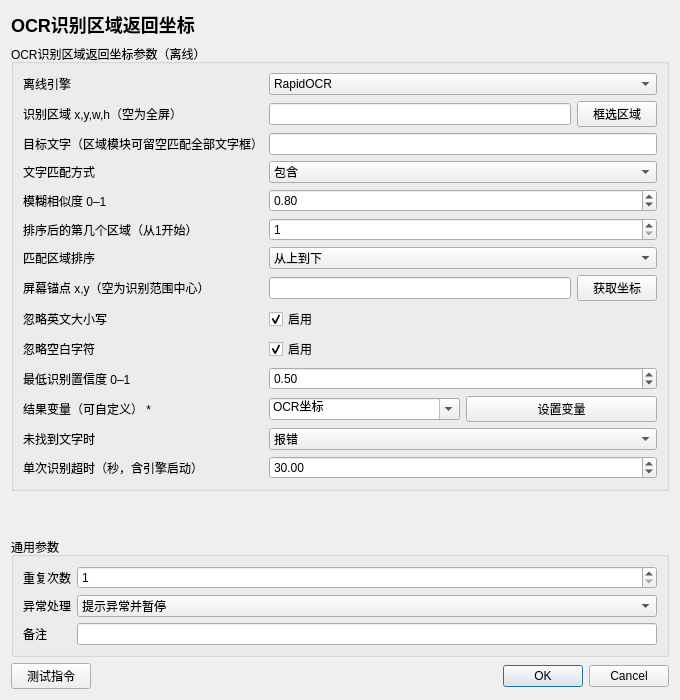
<?xml version='1.0' encoding='utf-8'?>
<ui version="4.0">
  <class>InstructionEditor</class>
  <widget class="QDialog" name="InstructionEditor">
    <property name="geometry">
      <rect>
        <x>0</x>
        <y>0</y>
        <width>680</width>
        <height>700</height>
      </rect>
    </property>
    <property name="minimumSize">
      <size>
        <width>560</width>
        <height>480</height>
      </size>
    </property>
    <property name="windowTitle">
      <string>OCR识别区域返回坐标</string>
    </property>
    <layout class="QVBoxLayout" name="rootLayout">
      <item>
        <widget class="QLabel" name="titleLabel">
          <property name="text">
            <string>OCR识别区域返回坐标</string>
          </property>
          <property name="styleSheet">
            <string>font-size: 18px; font-weight: 600;</string>
          </property>
        </widget>
      </item>
      <item>
        <widget class="QGroupBox" name="parameterGroupBox">
          <property name="title">
            <string>OCR识别区域返回坐标参数（离线）</string>
          </property>
          <layout class="QFormLayout" name="parameterFormLayout">
            <item row="0" column="0">
              <widget class="QLabel" name="parameterLabel_0">
                <property name="text">
                  <string>离线引擎</string>
                </property>
              </widget>
            </item>
            <item row="0" column="1">
              <widget class="QWidget" name="parameterContainer_0">
                <layout class="QHBoxLayout" name="parameterLayout_0">
                  <property name="leftMargin">
                    <number>0</number>
                  </property>
                  <property name="topMargin">
                    <number>0</number>
                  </property>
                  <property name="rightMargin">
                    <number>0</number>
                  </property>
                  <property name="bottomMargin">
                    <number>0</number>
                  </property>
                  <item>
                    <widget class="QComboBox" name="parameter_0">
                      <item>
                        <property name="text">
                          <string>RapidOCR</string>
                        </property>
                      </item>
                      <item>
                        <property name="text">
                          <string>微信OCR</string>
                        </property>
                      </item>
                      <property name="currentIndex">
                        <number>0</number>
                      </property>
                    </widget>
                  </item>
                </layout>
              </widget>
            </item>
            <item row="1" column="0">
              <widget class="QLabel" name="parameterLabel_1">
                <property name="text">
                  <string>识别区域 x,y,w,h（空为全屏）</string>
                </property>
              </widget>
            </item>
            <item row="1" column="1">
              <widget class="QWidget" name="parameterContainer_1">
                <layout class="QHBoxLayout" name="parameterLayout_1">
                  <property name="leftMargin">
                    <number>0</number>
                  </property>
                  <property name="topMargin">
                    <number>0</number>
                  </property>
                  <property name="rightMargin">
                    <number>0</number>
                  </property>
                  <property name="bottomMargin">
                    <number>0</number>
                  </property>
                  <item>
                    <widget class="QLineEdit" name="parameter_1">
                      <property name="text">
                        <string />
                      </property>
                    </widget>
                  </item>
                  <item>
                    <widget class="QPushButton" name="auxiliary_1">
                      <property name="text">
                        <string>框选区域</string>
                      </property>
                    </widget>
                  </item>
                </layout>
              </widget>
            </item>
            <item row="2" column="0">
              <widget class="QLabel" name="parameterLabel_2">
                <property name="text">
                  <string>目标文字（区域模块可留空匹配全部文字框）</string>
                </property>
              </widget>
            </item>
            <item row="2" column="1">
              <widget class="QWidget" name="parameterContainer_2">
                <layout class="QHBoxLayout" name="parameterLayout_2">
                  <property name="leftMargin">
                    <number>0</number>
                  </property>
                  <property name="topMargin">
                    <number>0</number>
                  </property>
                  <property name="rightMargin">
                    <number>0</number>
                  </property>
                  <property name="bottomMargin">
                    <number>0</number>
                  </property>
                  <item>
                    <widget class="QLineEdit" name="parameter_2">
                      <property name="text">
                        <string />
                      </property>
                    </widget>
                  </item>
                </layout>
              </widget>
            </item>
            <item row="3" column="0">
              <widget class="QLabel" name="parameterLabel_3">
                <property name="text">
                  <string>文字匹配方式</string>
                </property>
              </widget>
            </item>
            <item row="3" column="1">
              <widget class="QWidget" name="parameterContainer_3">
                <layout class="QHBoxLayout" name="parameterLayout_3">
                  <property name="leftMargin">
                    <number>0</number>
                  </property>
                  <property name="topMargin">
                    <number>0</number>
                  </property>
                  <property name="rightMargin">
                    <number>0</number>
                  </property>
                  <property name="bottomMargin">
                    <number>0</number>
                  </property>
                  <item>
                    <widget class="QComboBox" name="parameter_3">
                      <item>
                        <property name="text">
                          <string>精准</string>
                        </property>
                      </item>
                      <item>
                        <property name="text">
                          <string>包含</string>
                        </property>
                      </item>
                      <item>
                        <property name="text">
                          <string>模糊</string>
                        </property>
                      </item>
                      <property name="currentIndex">
                        <number>1</number>
                      </property>
                    </widget>
                  </item>
                </layout>
              </widget>
            </item>
            <item row="4" column="0">
              <widget class="QLabel" name="parameterLabel_4">
                <property name="text">
                  <string>模糊相似度 0–1</string>
                </property>
              </widget>
            </item>
            <item row="4" column="1">
              <widget class="QWidget" name="parameterContainer_4">
                <layout class="QHBoxLayout" name="parameterLayout_4">
                  <property name="leftMargin">
                    <number>0</number>
                  </property>
                  <property name="topMargin">
                    <number>0</number>
                  </property>
                  <property name="rightMargin">
                    <number>0</number>
                  </property>
                  <property name="bottomMargin">
                    <number>0</number>
                  </property>
                  <item>
                    <widget class="QDoubleSpinBox" name="parameter_4">
                      <property name="minimum">
                        <double>0.01</double>
                      </property>
                      <property name="maximum">
                        <double>1</double>
                      </property>
                      <property name="value">
                        <double>0.8</double>
                      </property>
                      <property name="decimals">
                        <number>2</number>
                      </property>
                    </widget>
                  </item>
                </layout>
              </widget>
            </item>
            <item row="5" column="0">
              <widget class="QLabel" name="parameterLabel_5">
                <property name="text">
                  <string>排序后的第几个区域（从1开始）</string>
                </property>
              </widget>
            </item>
            <item row="5" column="1">
              <widget class="QWidget" name="parameterContainer_5">
                <layout class="QHBoxLayout" name="parameterLayout_5">
                  <property name="leftMargin">
                    <number>0</number>
                  </property>
                  <property name="topMargin">
                    <number>0</number>
                  </property>
                  <property name="rightMargin">
                    <number>0</number>
                  </property>
                  <property name="bottomMargin">
                    <number>0</number>
                  </property>
                  <item>
                    <widget class="QSpinBox" name="parameter_5">
                      <property name="minimum">
                        <number>1</number>
                      </property>
                      <property name="maximum">
                        <number>10000</number>
                      </property>
                      <property name="value">
                        <number>1</number>
                      </property>
                    </widget>
                  </item>
                </layout>
              </widget>
            </item>
            <item row="6" column="0">
              <widget class="QLabel" name="parameterLabel_6">
                <property name="text">
                  <string>匹配区域排序</string>
                </property>
              </widget>
            </item>
            <item row="6" column="1">
              <widget class="QWidget" name="parameterContainer_6">
                <layout class="QHBoxLayout" name="parameterLayout_6">
                  <property name="leftMargin">
                    <number>0</number>
                  </property>
                  <property name="topMargin">
                    <number>0</number>
                  </property>
                  <property name="rightMargin">
                    <number>0</number>
                  </property>
                  <property name="bottomMargin">
                    <number>0</number>
                  </property>
                  <item>
                    <widget class="QComboBox" name="parameter_6">
                      <item>
                        <property name="text">
                          <string>从上到下</string>
                        </property>
                      </item>
                      <item>
                        <property name="text">
                          <string>离锚点最近</string>
                        </property>
                      </item>
                      <property name="currentIndex">
                        <number>0</number>
                      </property>
                    </widget>
                  </item>
                </layout>
              </widget>
            </item>
            <item row="7" column="0">
              <widget class="QLabel" name="parameterLabel_7">
                <property name="text">
                  <string>屏幕锚点 x,y（空为识别范围中心）</string>
                </property>
              </widget>
            </item>
            <item row="7" column="1">
              <widget class="QWidget" name="parameterContainer_7">
                <layout class="QHBoxLayout" name="parameterLayout_7">
                  <property name="leftMargin">
                    <number>0</number>
                  </property>
                  <property name="topMargin">
                    <number>0</number>
                  </property>
                  <property name="rightMargin">
                    <number>0</number>
                  </property>
                  <property name="bottomMargin">
                    <number>0</number>
                  </property>
                  <item>
                    <widget class="QLineEdit" name="parameter_7">
                      <property name="text">
                        <string />
                      </property>
                    </widget>
                  </item>
                  <item>
                    <widget class="QPushButton" name="auxiliary_7">
                      <property name="text">
                        <string>获取坐标</string>
                      </property>
                    </widget>
                  </item>
                </layout>
              </widget>
            </item>
            <item row="8" column="0">
              <widget class="QLabel" name="parameterLabel_8">
                <property name="text">
                  <string>忽略英文大小写</string>
                </property>
              </widget>
            </item>
            <item row="8" column="1">
              <widget class="QWidget" name="parameterContainer_8">
                <layout class="QHBoxLayout" name="parameterLayout_8">
                  <property name="leftMargin">
                    <number>0</number>
                  </property>
                  <property name="topMargin">
                    <number>0</number>
                  </property>
                  <property name="rightMargin">
                    <number>0</number>
                  </property>
                  <property name="bottomMargin">
                    <number>0</number>
                  </property>
                  <item>
                    <widget class="QCheckBox" name="parameter_8">
                      <property name="checked">
                        <bool>true</bool>
                      </property>
                      <property name="text">
                        <string>启用</string>
                      </property>
                    </widget>
                  </item>
                </layout>
              </widget>
            </item>
            <item row="9" column="0">
              <widget class="QLabel" name="parameterLabel_9">
                <property name="text">
                  <string>忽略空白字符</string>
                </property>
              </widget>
            </item>
            <item row="9" column="1">
              <widget class="QWidget" name="parameterContainer_9">
                <layout class="QHBoxLayout" name="parameterLayout_9">
                  <property name="leftMargin">
                    <number>0</number>
                  </property>
                  <property name="topMargin">
                    <number>0</number>
                  </property>
                  <property name="rightMargin">
                    <number>0</number>
                  </property>
                  <property name="bottomMargin">
                    <number>0</number>
                  </property>
                  <item>
                    <widget class="QCheckBox" name="parameter_9">
                      <property name="checked">
                        <bool>true</bool>
                      </property>
                      <property name="text">
                        <string>启用</string>
                      </property>
                    </widget>
                  </item>
                </layout>
              </widget>
            </item>
            <item row="10" column="0">
              <widget class="QLabel" name="parameterLabel_10">
                <property name="text">
                  <string>最低识别置信度 0–1</string>
                </property>
              </widget>
            </item>
            <item row="10" column="1">
              <widget class="QWidget" name="parameterContainer_10">
                <layout class="QHBoxLayout" name="parameterLayout_10">
                  <property name="leftMargin">
                    <number>0</number>
                  </property>
                  <property name="topMargin">
                    <number>0</number>
                  </property>
                  <property name="rightMargin">
                    <number>0</number>
                  </property>
                  <property name="bottomMargin">
                    <number>0</number>
                  </property>
                  <item>
                    <widget class="QDoubleSpinBox" name="parameter_10">
                      <property name="minimum">
                        <double>0</double>
                      </property>
                      <property name="maximum">
                        <double>1</double>
                      </property>
                      <property name="value">
                        <double>0.5</double>
                      </property>
                      <property name="decimals">
                        <number>2</number>
                      </property>
                    </widget>
                  </item>
                </layout>
              </widget>
            </item>
            <item row="11" column="0">
              <widget class="QLabel" name="parameterLabel_11">
                <property name="text">
                  <string>结果变量（可自定义） *</string>
                </property>
              </widget>
            </item>
            <item row="11" column="1">
              <widget class="QWidget" name="parameterContainer_11">
                <layout class="QHBoxLayout" name="parameterLayout_11">
                  <property name="leftMargin">
                    <number>0</number>
                  </property>
                  <property name="topMargin">
                    <number>0</number>
                  </property>
                  <property name="rightMargin">
                    <number>0</number>
                  </property>
                  <property name="bottomMargin">
                    <number>0</number>
                  </property>
                  <item>
                    <widget class="QComboBox" name="parameter_11">
                      <property name="editable">
                        <bool>true</bool>
                      </property>
                      <item>
                        <property name="text">
                          <string>OCR坐标</string>
                        </property>
                      </item>
                      <property name="currentIndex">
                        <number>0</number>
                      </property>
                    </widget>
                  </item>
                  <item>
                    <widget class="QPushButton" name="auxiliary_11">
                      <property name="text">
                        <string>设置变量</string>
                      </property>
                    </widget>
                  </item>
                </layout>
              </widget>
            </item>
            <item row="12" column="0">
              <widget class="QLabel" name="parameterLabel_12">
                <property name="text">
                  <string>未找到文字时</string>
                </property>
              </widget>
            </item>
            <item row="12" column="1">
              <widget class="QWidget" name="parameterContainer_12">
                <layout class="QHBoxLayout" name="parameterLayout_12">
                  <property name="leftMargin">
                    <number>0</number>
                  </property>
                  <property name="topMargin">
                    <number>0</number>
                  </property>
                  <property name="rightMargin">
                    <number>0</number>
                  </property>
                  <property name="bottomMargin">
                    <number>0</number>
                  </property>
                  <item>
                    <widget class="QComboBox" name="parameter_12">
                      <item>
                        <property name="text">
                          <string>报错</string>
                        </property>
                      </item>
                      <item>
                        <property name="text">
                          <string>返回空值</string>
                        </property>
                      </item>
                      <property name="currentIndex">
                        <number>0</number>
                      </property>
                    </widget>
                  </item>
                </layout>
              </widget>
            </item>
            <item row="13" column="0">
              <widget class="QLabel" name="parameterLabel_13">
                <property name="text">
                  <string>单次识别超时（秒，含引擎启动）</string>
                </property>
              </widget>
            </item>
            <item row="13" column="1">
              <widget class="QWidget" name="parameterContainer_13">
                <layout class="QHBoxLayout" name="parameterLayout_13">
                  <property name="leftMargin">
                    <number>0</number>
                  </property>
                  <property name="topMargin">
                    <number>0</number>
                  </property>
                  <property name="rightMargin">
                    <number>0</number>
                  </property>
                  <property name="bottomMargin">
                    <number>0</number>
                  </property>
                  <item>
                    <widget class="QDoubleSpinBox" name="parameter_13">
                      <property name="minimum">
                        <double>1</double>
                      </property>
                      <property name="maximum">
                        <double>300</double>
                      </property>
                      <property name="value">
                        <double>30</double>
                      </property>
                      <property name="decimals">
                        <number>2</number>
                      </property>
                    </widget>
                  </item>
                </layout>
              </widget>
            </item>
          </layout>
        </widget>
      </item>
      <item>
        <spacer name="verticalSpacer">
          <property name="orientation">
            <enum>Qt::Vertical</enum>
          </property>
          <property name="sizeHint" stdset="0">
            <size>
              <width>20</width>
              <height>20</height>
            </size>
          </property>
        </spacer>
      </item>
      <item>
        <widget class="QGroupBox" name="commonGroupBox">
          <property name="title">
            <string>通用参数</string>
          </property>
          <layout class="QFormLayout" name="commonFormLayout">
            <item row="0" column="0">
              <widget class="QLabel" name="repeatLabel">
                <property name="text">
                  <string>重复次数</string>
                </property>
              </widget>
            </item>
            <item row="0" column="1">
              <widget class="QSpinBox" name="repeatSpinBox">
                <property name="minimum">
                  <number>1</number>
                </property>
                <property name="maximum">
                  <number>999999</number>
                </property>
                <property name="value">
                  <number>1</number>
                </property>
              </widget>
            </item>
            <item row="1" column="0">
              <widget class="QLabel" name="errorPolicyLabel">
                <property name="text">
                  <string>异常处理</string>
                </property>
              </widget>
            </item>
            <item row="1" column="1">
              <widget class="QComboBox" name="errorPolicyComboBox">
                <item>
                  <property name="text">
                    <string>自动跳过</string>
                  </property>
                </item>
                <item>
                  <property name="text">
                    <string>提示异常并暂停</string>
                  </property>
                </item>
                <item>
                  <property name="text">
                    <string>提示异常并停止</string>
                  </property>
                </item>
                <property name="currentIndex">
                  <number>1</number>
                </property>
              </widget>
            </item>
            <item row="2" column="0">
              <widget class="QLabel" name="noteLabel">
                <property name="text">
                  <string>备注</string>
                </property>
              </widget>
            </item>
            <item row="2" column="1">
              <widget class="QLineEdit" name="noteEdit" />
            </item>
          </layout>
        </widget>
      </item>
      <item>
        <layout class="QHBoxLayout" name="footerLayout">
          <item>
            <widget class="QPushButton" name="testButton">
              <property name="text">
                <string>测试指令</string>
              </property>
            </widget>
          </item>
          <item>
            <spacer name="footerSpacer">
              <property name="orientation">
                <enum>Qt::Horizontal</enum>
              </property>
              <property name="sizeHint" stdset="0">
                <size>
                  <width>40</width>
                  <height>20</height>
                </size>
              </property>
            </spacer>
          </item>
          <item>
            <widget class="QDialogButtonBox" name="buttonBox">
              <property name="standardButtons">
                <set>QDialogButtonBox::Cancel|QDialogButtonBox::Ok</set>
              </property>
            </widget>
          </item>
        </layout>
      </item>
    </layout>
  </widget>
  <resources />
  <connections />
</ui>
